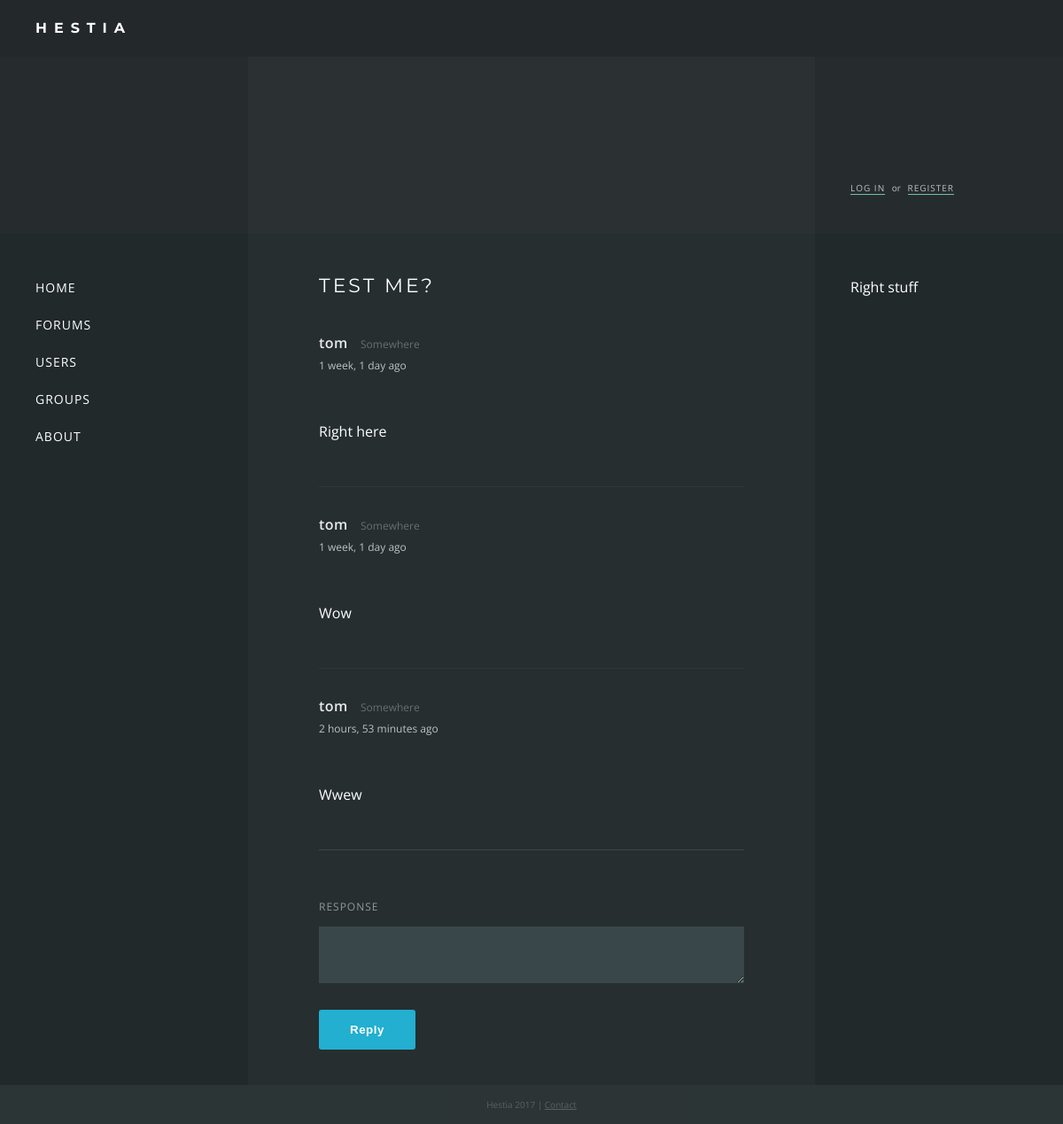
The app's page /forums/7/, older data.
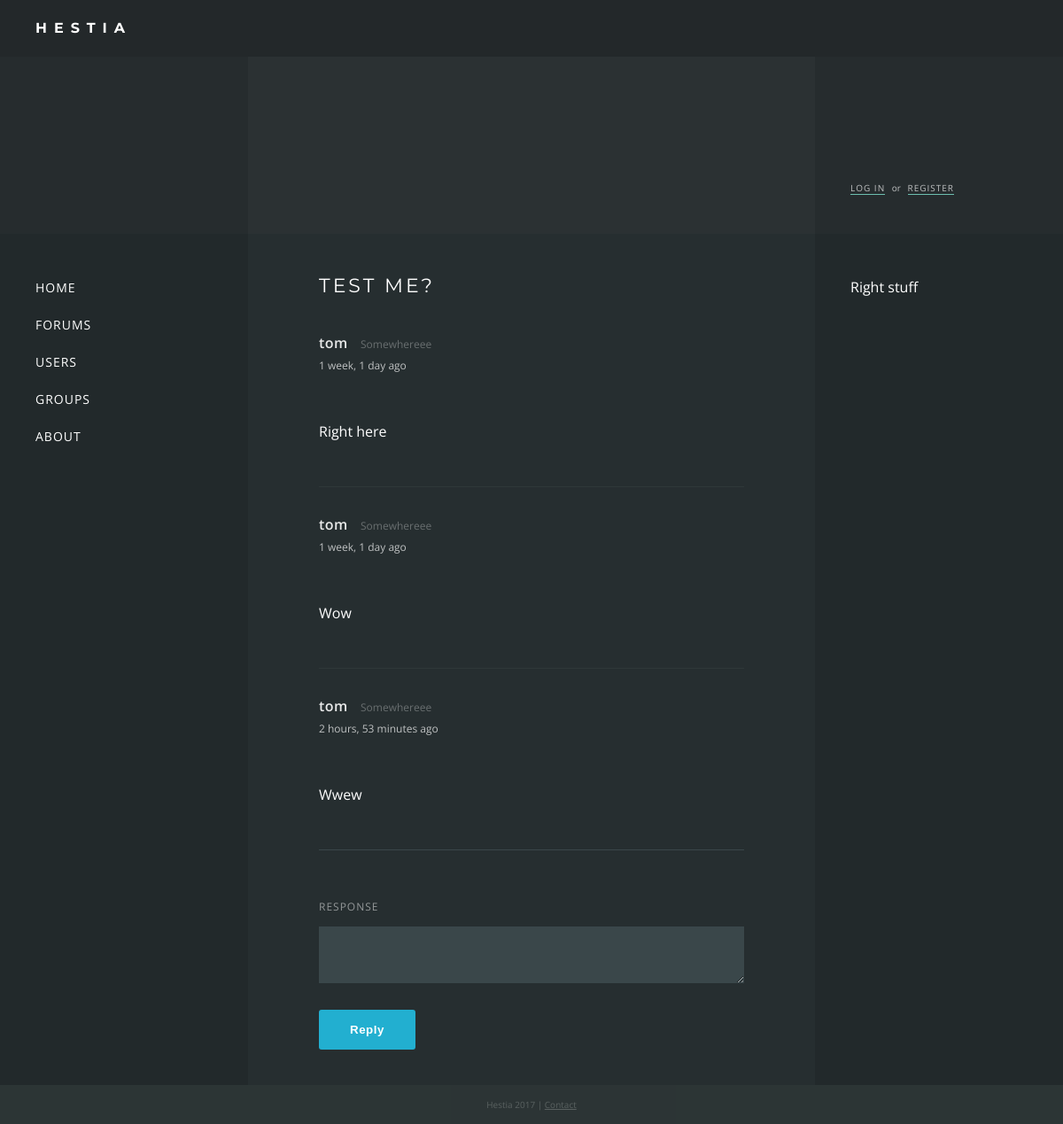
The same page, newer data.
### forums/models.py (models this page shows, shortened)
class Thread(models.Model):
    thread_title = models.CharField(max_length=200)
    thread_content = models.CharField(max_length=200)
    thread_date = models.DateTimeField('date posted')
    author = models.ForeignKey(settings.AUTH_USER_MODEL, null=True)
    def was_posted_recently(self):
    	now = timezone.now()
    	return now - datetime.timedelta(days=1) <= self.thread_date <= now
    was_posted_recently.thread_date  = True
    was_posted_recently.boolean = True
    was_posted_recently.short_description = 'Published recently?'

class Response(models.Model):
    default_user = User.objects.get(pk=1)
    thread = models.ForeignKey(Thread, on_delete=models.CASCADE)
    author = models.ForeignKey(settings.AUTH_USER_MODEL)
    response_content = models.CharField(max_length=200)
    response_date = models.DateTimeField('date posted')

### users/models.py (models this page shows, shortened)
class Profile(models.Model):
    user = models.OneToOneField(User)
    location = models.CharField(max_length=140, blank=True)
    description = models.CharField(max_length=255, blank=True)
    icon = models.ImageField(upload_to='static/icons', blank=True)

### forums/views.py (the view)
# urls.py: url(r'^(?P<pk>[0-9]+)/$', views.ViewView.as_view(), name='detail'),
class ViewView(generic.DetailView):
    model = Thread
    template_name = 'forums/view.html'

### forums/templates/forums/view.html (shortened to what this page needs)
{% extends "base.html" %}
{% block content %}
<div class="thread">
	<div class="first">
		<h1>{% block title %}{{ thread.thread_title }}{% endblock %}</h1>
		<div class="author">
			<div class="name">{{ thread.author }}</div>
			<div class="location">{{ thread.author.profile.location }}</div>
		</div>
		<div class="time">{{ thread.thread_date|timesince }} ago</div>
		<div class="post">{{ thread.thread_content }}</div>
	</div>
	<div class="responses">
		{% for response in thread.response_set.all %}
		<div class="response">
			<div class="author">
				<div class="name">{{ response.author }}</div>
				<div class="location">{{ response.author.profile.location }}</div>
			</div>
			<div class="time">{{ response.response_date|timesince }} ago</div>
			<div class="post">{{ response.response_content }}</div>
		</div>
		{% endfor %}
	</div>
	<div class="respond">
		<form action="/forums/{{ thread.id }}/respond/" method="post">
		<label for="response_content">Response</label><br>
		<textarea name="response_content"></textarea>
		<button type="submit" class="primary-button">Reply</button>
		</form>
	</div>
</div>
{% endblock %}

Row changes from the older to the newer data that the page shows:
changed through a linked row, Thread "TEST ME?": author.profile.location "Somewhere" → "Somewhereee"
changed through a linked row, Response "Wow": author.profile.location "Somewhere" → "Somewhereee"
changed through a linked row, Response "Wwew": author.profile.location "Somewhere" → "Somewhereee"
